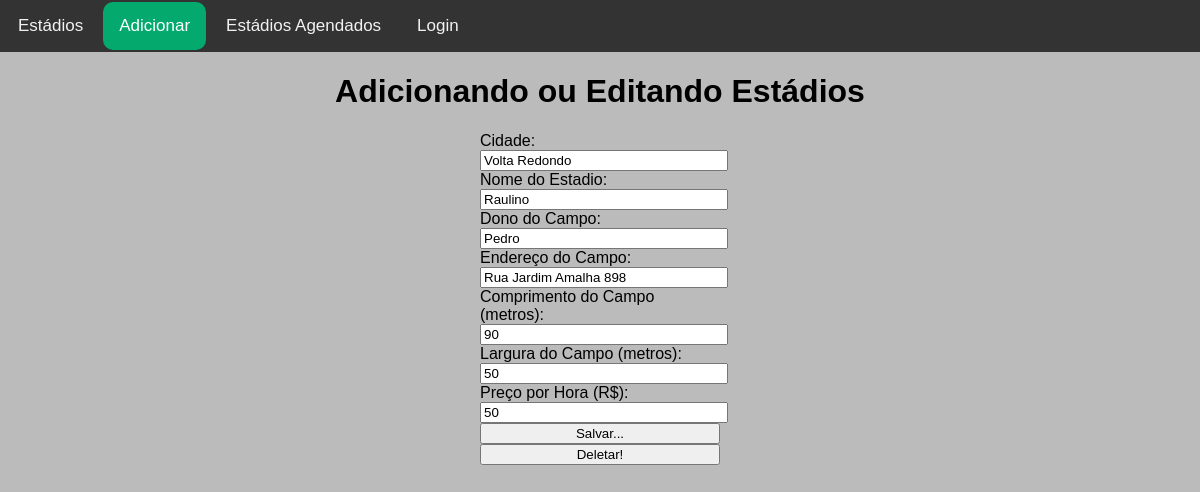
Page /atualizar/7 on the committed database.
### aluguel/models.py (models this page shows, shortened)
class Estadio(models.Model):
    cidade = models.CharField('Cidade', max_length=40)
    nomeEstadio = models.CharField('Nome do Estadio', max_length=50)
    donoCampo = models.CharField('Dono do Campo', max_length=80)
    enderecoCampo = models.CharField('Endereço do Campo', max_length=150)
    comprimentoCampo = models.SmallIntegerField('Comprimento do Campo (metros)')
    larguraCampo = models.SmallIntegerField('Largura do Campo (metros)')
    precoHora = models.PositiveSmallIntegerField('Preço por Hora (R$)')

### aluguel/views.py (the view)
# urls.py: path('atualizar/<int:id>', atualizarEstadio, name="atualizarEstadio"),
def atualizarEstadio(request, id):
    estadio = Estadio.objects.get(id=id)
    form = EstadioForm(request.POST or None, instance=estadio)
    if form.is_valid():
        form.save()
        return redirect('listaEstadios')
    return render(request, "estadioForm.html", {"form": form, "estadio": estadio})

### aluguel/forms.py
class EstadioForm(forms.ModelForm):
    class Meta:
        model = Estadio
        fields = ["cidade", "nomeEstadio", "donoCampo", "enderecoCampo", "comprimentoCampo", "larguraCampo", "precoHora"]

### aluguel/templates/estadioForm.html (shortened to what this page needs)
{% extends 'base.html' %}
{% block atual02 %} atual {% endblock %}
{% block content %}
<h1>Adicionando ou Editando Estádios</h1>
    <form method="POST">
        {{form}}
        <button type="submit">Salvar...</button>
        {% if estadio %}
        <button type="button" onclick="window.location.href=`{% url 'deletarEstadio' estadio.id %}`">Deletar!</button>
        {% endif %}
    </form>
{% endblock %}

### aluguel/static/style.css (style rules this page uses)
body { margin: 0; background-color: #bbbbbb; font-family: Arial; }
h1 { text-align: center; }
form { vertical-align: center; width: 20%; margin: auto; align-items: center; }
input, select, button { width: 100%; display: inline-block; }

### rows in the picture
Estadio: cidade "Volta Redondo", nomeEstadio "Raulino", donoCampo "Pedro", enderecoCampo "Rua Jardim Amalha 898", comprimentoCampo "90", larguraCampo "50", precoHora "50"
